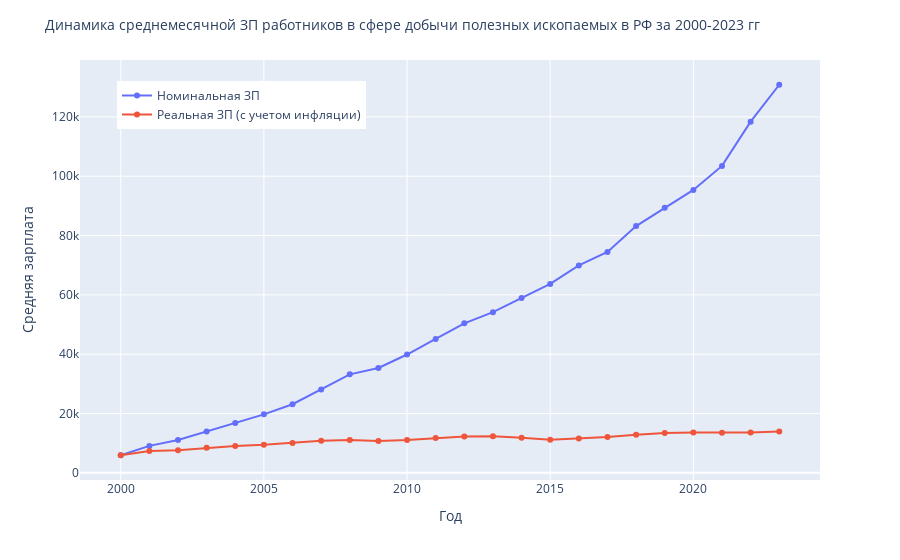

Notebook cell for this chart:
### Code cell
# добыча полезных ископаемых

fig4 = px.line(my_df,
               x=my_df.index,
               y=my_df.columns[[0, 7]],
               labels={
                   'index': 'Год',
                   'value': 'Средняя зарплата',
                   'variable': 'Вид деятельности'
               },
               markers=True)
fig4.update_layout(
    title=
    'Динамика среднемесячной ЗП работников в сфере добычи полезных ископаемых в РФ за 2000-2023 гг',
    title_font_size=14,
    legend=dict(orientation="v",
                yanchor="top",
                y=0.95,
                xanchor="left",
                x=0.05,
                title_text=''))

newnames = {
    'Добыча полезных ископаемых':
    'Номинальная ЗП',
    'Добыча полезных ископаемых (с учетом инфляции)':
    'Реальная ЗП (с учетом инфляции)'
}
fig4.for_each_trace(lambda t: t.update(name=newnames[t.name],
                                       legendgroup=newnames[t.name],
                                       hovertemplate=t.hovertemplate.replace(
                                           t.name, newnames[t.name])))
fig4.show()

### Figure 1 — Plotly figure (JSON) as saved in the notebook; plotly's stock layout.template omitted (floating-point values rounded to 4 significant figures)
{"data": [{"hovertemplate": "Вид деятельности=Номинальная ЗП<br>Год=%{x}<br>Средняя зарплата=%{y}<extra></extra>", "legendgroup": "Номинальная ЗП", "line": {"color": "#636efa", "dash": "solid"}, "marker": {"symbol": "circle"}, "mode": "lines+markers", "name": "Номинальная ЗП", "orientation": "v", "showlegend": true, "type": "scatter", "x": [2000, 2001, 2002, 2003, 2004, 2005, 2006, 2007, 2008, 2009, 2010, 2011, 2012, 2013, 2014, 2015, 2016, 2017, 2018, 2019, 2020, 2021, 2022, 2023], "xaxis": "x", "y": [5940.0, 9099.0, 11080.0, 13910.0, 16840.0, 19730.0, 23150.0, 28110.0, 33210.0, 35360.0, 39895, 45132, 50400.0, 54160.0, 58959, 63695, 69936, 74470.0, 83178, 89340.0, 95359, 103500.0, 118400.0, 130800.0], "yaxis": "y"}, {"hovertemplate": "Вид деятельности=Реальная ЗП (с учетом инфляции)<br>Год=%{x}<br>Средняя зарплата=%{y}<extra></extra>", "legendgroup": "Реальная ЗП (с учетом инфляции)", "line": {"color": "#EF553B", "dash": "solid"}, "marker": {"symbol": "circle"}, "mode": "lines+markers", "name": "Реальная ЗП (с учетом инфляции)", "orientation": "v", "showlegend": true, "type": "scatter", "x": [2000, 2001, 2002, 2003, 2004, 2005, 2006, 2007, 2008, 2009, 2010, 2011, 2012, 2013, 2014, 2015, 2016, 2017, 2018, 2019, 2020, 2021, 2022, 2023], "xaxis": "x", "y": [5940.0, 7409.0, 7663.0, 8468.0, 9047.0, 9441.0, 10080.0, 10790.0, 11050.0, 10730.0, 11050.0, 11740.0, 12240.0, 12310.0, 11880.0, 11170.0, 11610.0, 12050.0, 12880.0, 13420.0, 13620.0, 13540.0, 13640.0, 13960.0], "yaxis": "y"}], "layout": {"legend": {"orientation": "v", "title": {"text": ""}, "tracegroupgap": 0, "x": 0.05, "xanchor": "left", "y": 0.95, "yanchor": "top"}, "margin": {"t": 60}, "title": {"font": {"size": 14}, "text": "Динамика среднемесячной ЗП работников в сфере добычи полезных ископаемых в РФ за 2000-2023 гг"}, "xaxis": {"anchor": "y", "domain": [0, 1], "title": {"text": "Год"}}, "yaxis": {"anchor": "x", "domain": [0, 1], "title": {"text": "Средняя зарплата"}}}}
